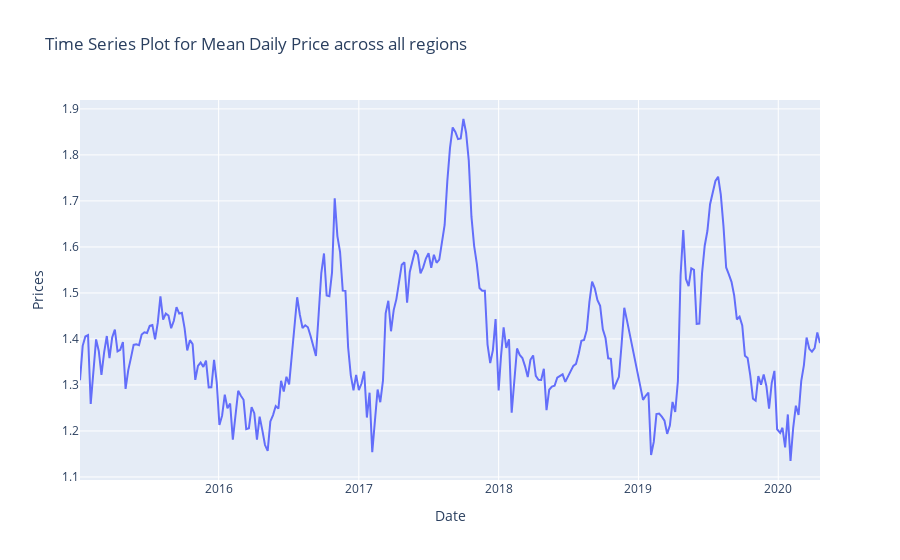

The cell this chart's notebook holds for it:
### Markdown cell above
### 1) avocado AveragePrice 시계열 그래프

### Code cell
import plotly
from plotly.offline import init_notebook_mode, iplot
import plotly.graph_objs as go
init_notebook_mode(connected=True)


groupBy_whole = avocado.groupby('Date').mean()
scatter = go.Scatter(x=groupBy_whole.AveragePrice.index, y=groupBy_whole.AveragePrice)
data = [scatter]
layout=go.Layout(title="Time Series Plot for Mean Daily Price across all regions", xaxis={'title':'Date'}, yaxis={'title':'Prices'})
figure=go.Figure(data=data,layout=layout)
iplot(figure)

### Figure 1 — Plotly figure (JSON) as saved in the notebook; plotly's stock layout.template omitted (floating-point values rounded to 4 significant figures; data arrays with more than 128 entries replaced by an {"elided": "..."} marker saying what was removed)
{"data": [{"type": "scatter", "x": {"elided": "274 str values"}, "y": {"elided": "274 float values"}}], "layout": {"title": {"text": "Time Series Plot for Mean Daily Price across all regions"}, "xaxis": {"title": {"text": "Date"}}, "yaxis": {"title": {"text": "Prices"}}}}
